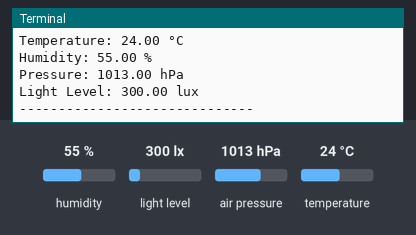
A program run on a simulated Raspberry Pi (BCM pin numbers). Parts: the last lines printed to the terminal. The test bench sets the inputs (shaded band); at power-on: humidity 55 %, light level 300 lx, air pressure 1013 hPa, temperature 24 °C.

Above: at 1.2 s.
1.3 s: humidity set to 22 %
4.0 s: light level set to 40 lx
At 4.6 s:
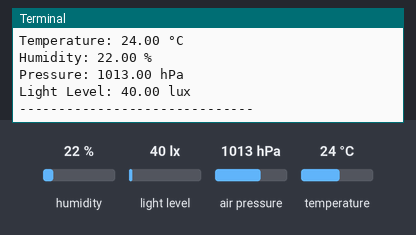
6.7 s: air pressure set to 952 hPa
At 9.1 s:
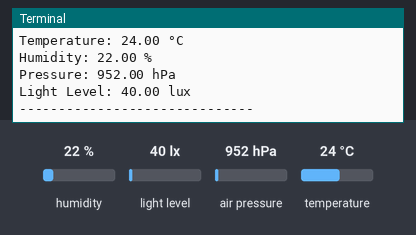

The program:

main.py
```python
import time
from bme280 import BME280  # Pimoroni BME280 library
import board               # Adafruit library for board configuration
import busio               # Adafruit library for I2C
import adafruit_bh1750     # Adafruit BH1750 light sensor library
from smbus2 import SMBus   # SMBus for compatibility with BME280

# Initialize SMBus for BME280
i2c_bus = SMBus(1)  # Use I2C bus 1
bme280 = BME280(i2c_dev=i2c_bus)

# Initialize I2C for BH1750 using Adafruit's busio.I2C
i2c = busio.I2C(board.SCL, board.SDA)
bh1750 = adafruit_bh1750.BH1750(i2c)

# Main loop to read and print sensor values
while True:
    # Read values from BME280
    temperature = bme280.get_temperature()
    humidity = bme280.get_humidity()
    pressure = bme280.get_pressure()

    # Read light intensity from BH1750
    light_level = bh1750.lux

    # Print the sensor readings
    print(f"Temperature: {temperature:.2f} °C")
    print(f"Humidity: {humidity:.2f} %")
    print(f"Pressure: {pressure:.2f} hPa")
    print(f"Light Level: {light_level:.2f} lux")
    print("-" * 30)

    # Wait a few seconds before reading again
    time.sleep(2)
```

Measured:
- after the input at 4.0 s, the terminal: prints a new line at once (image 1)
- after the input at 6.7 s, the terminal: prints a new line after 1.3 s (image 2)
